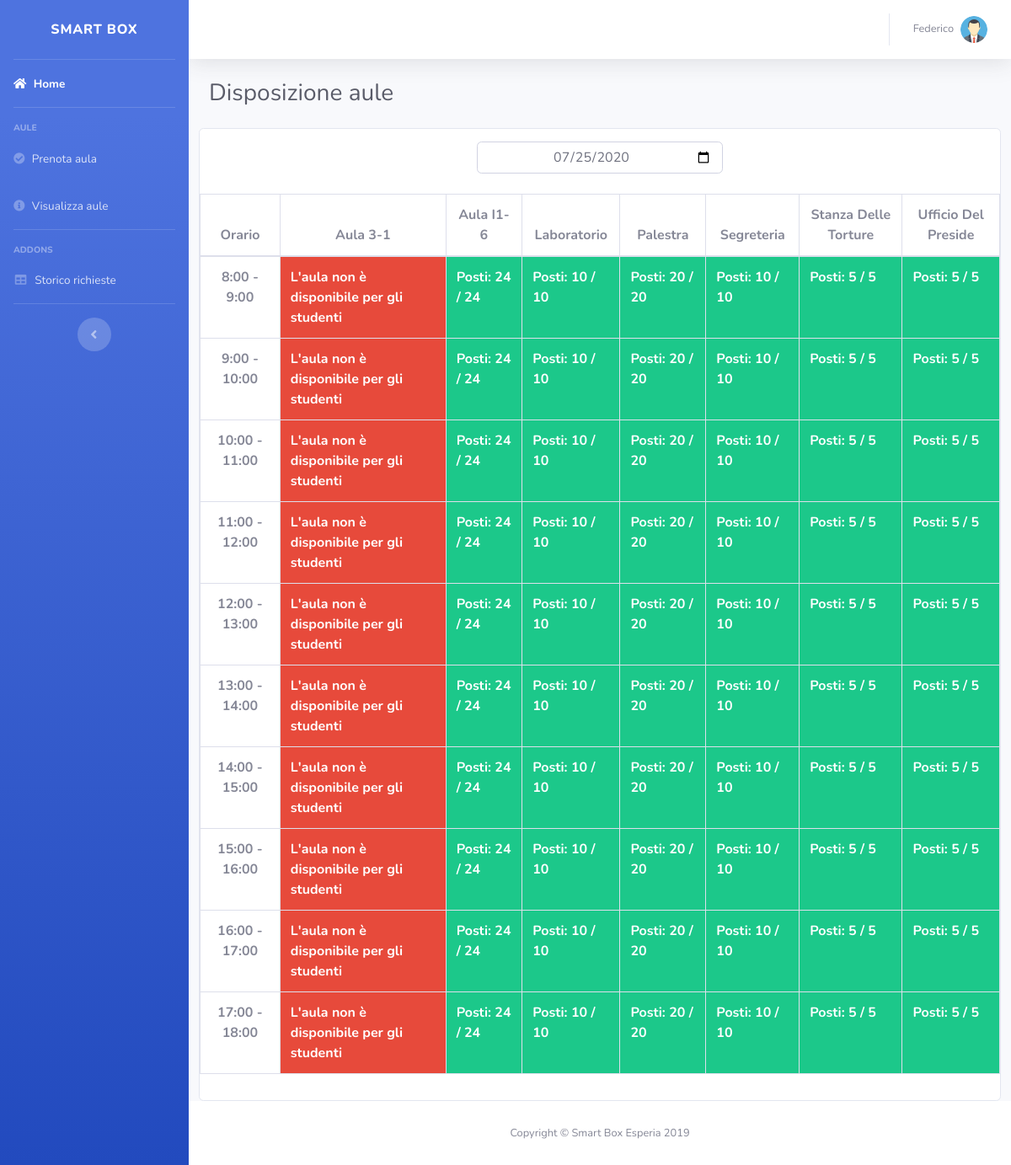
Screenshot of / (signed in) with the database file from the repository.
### tables this page shows
CREATE TABLE IF NOT EXISTS `aule` (
  `id` int(11) NOT NULL AUTO_INCREMENT,
  `nome` varchar(50) NOT NULL,
  `studenti` tinyint(1) NOT NULL DEFAULT '1',
  `docenti` tinyint(1) NOT NULL DEFAULT '1',
  `descrizione` text NOT NULL,
  `numeroPosti` int(11) NOT NULL,
  `note` text NOT NULL,
  PRIMARY KEY (`id`)
);

### index.php (the view, shortened to what this page needs)
<?php
  require './conn/conn.php';
  if(isset($_SESSION['log'])&&$_SESSION['log']=="CON")
  {
    if(isset($_SESSION['token_accesso']) && $_SESSION['token_accesso']!="")
    {
      $token=$_SESSION['token_accesso'];
      $cognome_spazi=ucwords(strtolower($_SESSION['cognome']));
    }
    else
    {
      $cognome_spazi=ucwords(strtolower($_SESSION['cognome_spazi']));
      $potere=$_SESSION['tipo'];
    }
    $nome=ucwords(strtolower($_SESSION['nome']));
  }
  else
  {
    header("location: ./login/");
    die();
  }
  $data = date("Y-m-d");
  if($potere != 2)
    $data = date('Y-m-d', strtotime($data . ' +1 day'));
  $query = "SELECT id,nome,descrizione,numeroPosti";
  if($_SESSION['tipo'] == 0)
    $query.= ", studenti";
  elseif($_SESSION['tipo'] == 1)
    $query.= ", docenti";
  $query.= " FROM aule ORDER BY nome";
  $elencoAule=$conn->query($query);
  function isMobileDevice()
  {
    return preg_match("/(android|avantgo|blackberry|bolt|boost|cricket|docomo|fone|hiptop|mini|mobi|palm|phone|pie|tablet|up\.browser|up\.link|webos|wos)/i", $_SERVER["HTTP_USER_AGENT"]);
  }
?>
<!DOCTYPE html>
<html lang="it">
<head>
  <link href="vendor/fontawesome-free/css/all.min.css" rel="stylesheet" type="text/css">
  <link href="css/sb-admin-2.min.css" rel="stylesheet">
</head>
<body id="page-top">
  <div id="wrapper">
    <ul class="navbar-nav bg-gradient-primary sidebar sidebar-dark accordion
      <?
        if(isMobileDevice())
          echo 'toggled'
      ?>
    " id="accordionSidebar">
      <a class="sidebar-brand d-flex align-items-center justify-content-center" href="./">
        <div class="sidebar-brand-text mx-3">Smart Box</div>
      </a>
      <hr class="sidebar-divider my-0">
      <li class="nav-item active">
        <a class="nav-link" href="./">
          <i class="fas fa-home"></i>
          <span>Home</span></a>
      </li>
      <hr class="sidebar-divider">
      <div class="sidebar-heading">
        Aule
      </div>
      <li class="nav-item">
        <a class="nav-link" href="./prenota-aula/">
          <i class="fas fa-check-circle"></i>
          <span>Prenota aula</span></a>
      </li>
      <li class="nav-item">
        <a class="nav-link" href="./visualizza-aule/">
          <i class="fas fa-info-circle"></i>
          <span>Visualizza aule</span></a>
      </li>
      <hr class="sidebar-divider">
      <div class="sidebar-heading">
        Addons
      </div>
      <li class="nav-item">
        <a class="nav-link" href="./storico-richieste/">
          <i class="fas fa-fw fa-table"></i>
          <span>Storico richieste</span></a>
      </li>
      <hr class="sidebar-divider d-none d-md-block">
      <div class="text-center d-none d-md-inline">
        <button class="rounded-circle border-0" id="sidebarToggle"></button>
      </div>
    </ul>
    <div id="content-wrapper" class="d-flex flex-column">
      <div id="content">
        <nav class="navbar navbar-expand navbar-light bg-white topbar mb-4 static-top shadow">
          <ul class="navbar-nav ml-auto">
            <li class="nav-item dropdown no-arrow">
              <a class="nav-link dropdown-toggle" href="#" id="userDropdown" role="button" data-toggle="dropdown" aria-haspopup="true" aria-expanded="false">
                <span class="mr-2 d-none d-lg-inline text-gray-600 small"><?php echo $nome . " " . $cognome_spazi?></span>
                <img class="img-profile rounded-circle" src="./img/man.png">
              </a>
            </li>
          </ul>
        </nav>
        <div class="container-fluid">
          <div class="d-sm-flex align-items-center justify-content-between mb-4">
            <h1 class="h3 mb-0 text-gray-800">Disposizione aule</h1>
          </div>
          <div class="row card" style="padding-top:15px; padding-bottom:15px;">
            <form class="col-md-4 offset-md-4" method="post" id="form">
              <input class="form-control" style="text-align:center;" type="date" name="giorno" value="<?=$data?>" min="<?=$data?>" onchange="cambia()">
            </form>
            <br>
            <div class="table-responsive">
              <table class="table table-bordered">
                <thead>
                  <tr>
                    <th><center>Orario</center></th>
                    <?php
                      $idAula=array();
                      $postiAule=array();
                      $disponibile=array();
                      $numeroTotaleAule=0;
                      $conta=0;
                      while($dati = $elencoAule->fetch_assoc())
                      {
                        echo "<th onclick='window.location=\"./visualizza-aule/\"' style='cursor: pointer' title='". ucfirst(strtolower($dati['descrizione'])) . "\nNumero di posti totali: " . $dati['numeroPosti'] . "'>
                                <center>" . ucwords(strtolower($dati['nome'])) . "</center>
                              </th>";
                        $idAula[$numeroTotaleAule]=$dati['id'];
                        $postiAule[$numeroTotaleAule]=$dati['numeroPosti'];
                        $numeroTotaleAule++;
                        if($_SESSION['tipo'] == 0)
                          $disponibile[$conta] = $dati['studenti'];
                        elseif($_SESSION['tipo'] == 1)
                          $disponibile[$conta] = $dati['docenti'];
                        $conta++;
                      }
                    ?>
                  </tr>
                </thead>
                <tbody>
                  <?php
                    for($ora=8;$ora<18;$ora++)
                    {
                      $app=$ora+1;
                      echo "<tr>";
                        echo "<td style='font-weight:bold; text-aling:center;'><center>$ora:00 - $app:00</center></td>";
                        for ($sing=0; $sing < $numeroTotaleAule; $sing++)
                        {
                          $sospesa = false;
                          if($sospesa)
                            echo "<td class='bg-warning' style='color:white; font-weight:bold;'>L'aula è sospensa nella data corrente</td>";
                          elseif(($_SESSION['tipo'] == 0 || $_SESSION['tipo'] == 1) && !$disponibile[$sing])
                          {
                            echo "<td class='bg-danger' style='color:white; font-weight:bold;'>L'aula non è disponibile per ";
                            if($_SESSION['tipo'] == 0)
                            echo " gli studenti";
                            elseif($_SESSION['tipo'] == 1)
                              echo "i docenti";
                            echo "</td>";
                          }
                          else
                          {
                            $orafine=date("H:i:s", $app*3600 - 3600);
                            $orainizio=date("H:i:s", $ora*3600 - 3600);
                            if($potere=='2')
                            {
                              $query="SELECT utenti.cognome as cognome, utenti.nome as nome, utenti.classe as classe
                              FROM richieste INNER JOIN utenti on richieste.idUtente=utenti.id
                              WHERE richieste.ora_inizio<'$orafine' and richieste.ora_fine>'$orainizio' and richieste.data='$data' and richieste.idAula='" .$idAula[$sing] . "'";
                              $singolaQuery=$conn->query($query);
                              $elencoPersone="<i class='fas fa-users' tabindex='0' data-trigger='focus' data-html='true' data-toggle='popover' style='margin-left:3px;' title='Elenco delle persone' data-content='";
                              while($rigo=$singolaQuery->fetch_assoc())
                              {
                                $elencoPersone.=$rigo['cognome']. " " . $rigo['nome'];
                                if($rigo['classe']!="")
                                  $elencoPersone.=" (".$rigo['classe'].")";
                                $elencoPersone.="<br>";
                              }
                              $elencoPersone.="'></i>";
                              $query="SELECT SUM(posti) as conta
                                      FROM richieste
                                      WHERE ora_inizio < '$orafine' AND ora_fine > '$orainizio' AND data = '$data' AND idAula=" . $idAula[$sing];
                              $singolaQuery=$conn->query($query);
                              $tutto=$singolaQuery->fetch_assoc();
                              $postiDispo=$tutto['conta'];
                              $percentuale=($postiDispo / $postiAule[$sing])*100;
                              $postiD=$postiAule[$sing]-$postiDispo;
                              if($percentuale==0)
                                $elencoPersone="";
                              if($percentuale==100)
                              {
                                echo "<td class='bg-danger' style='color:white; font-weight:bold;'>Non ci sono posti disponibili $elencoPersone</td>";
                              }
                              else if ($percentuale <=50)
                              {
                                echo "<td class='bg-success' style='color:white; font-weight:bold; cursor: pointer;' ";
                                if($data <= date("Y-m-d"))
                                  echo "title=\"Non puoi prenotare un'aula per oggi\">Posti: $postiD / " . $postiAule[$sing] . " $elencoPersone</td>";
                                else
                                  echo "title='Clicca per prenotare questa aula' onclick='redirect($idAula[$sing],$ora)'>Posti: $postiD / " . $postiAule[$sing] . " $elencoPersone</td>";
                              }
                              else
                              {
                                echo "<td class='bg-warning' style='color:white; font-weight:bold; cursor: pointer;' ";
                                if($data <= date("Y-m-d"))
                                  echo "title=\"Non puoi prenotare un'aula per oggi\">Posti: $postiD / " . $postiAule[$sing] . " $elencoPersone</td>";
                                else
                                  echo "title='Clicca per prenotare questa aula' onclick='redirect($idAula[$sing],$ora)'>Posti: $postiD / " . $postiAule[$sing] . " $elencoPersone</td>";
                              }
                            }
                            else
                            {
                              $query="SELECT SUM(posti) as conta
                                      FROM richieste
                                      WHERE ora_inizio < '$orafine' AND ora_fine > '$orainizio' AND data = '$data' AND idAula=" . $idAula[$sing];
                              $singolaQuery=$conn->query($query);
                              $tutto=$singolaQuery->fetch_assoc();
                              $postiDispo=$tutto['conta'];
                              $percentuale=($postiDispo / $postiAule[$sing])*100;
                              $postiD=$postiAule[$sing]-$postiDispo;
                              if($percentuale==100)
                              {
                                echo "<td class='bg-danger' style='color:white; font-weight:bold;'>Non ci sono posti disponibili</td>";
                              }
                              else if ($percentuale <=50)
                              {
                                echo "<td class='bg-success' style='color:white; font-weight:bold; cursor: pointer;' ";
                                if($data == date("Y-m-d"))
                                  echo "title=\"Non puoi prenotare un'aula per oggi\">Posti: $postiD / " . $postiAule[$sing] . " $elencoPersone</td>";
                                else
                                  echo "title='Clicca per prenotare questa aula' onclick='redirect($idAula[$sing],$ora)'>Posti: $postiD / " . $postiAule[$sing] . " $elencoPersone</td>";
                              }
                            }
                          }
                        }
                      echo "</tr>";
                    }
                  ?>
                </tbody>
              </table>
            </div>
          </div>
        </div>
      </div>
      <footer class="sticky-footer bg-white">
        <div class="container my-auto">
          <div class="copyright text-center my-auto">
            <span>Copyright &copy; Smart Box Esperia 2019</span>
          </div>
        </div>
      </footer>
    </div>
  </div>
</body>
</html>

### rows the page displays
aule: nome "Aula 3-1"
aule: nome "Aula I1-6"
aule: nome "Laboratorio"
aule: nome "Palestra"
aule: nome "Segreteria"
aule: nome "Stanza Delle Torture"
aule: nome "Ufficio Del Preside"

### other values shown
$nome "Federico"
$app "9"
$postiD "24"
$postiAule[$sing] "24"
$postiD "10"
$postiAule[$sing] "10"
$postiD "20"
$postiAule[$sing] "20"
$postiD "5"
$postiAule[$sing] "5"
$app "10"
$app "11"
$app "12"
$app "13"
$app "14"
